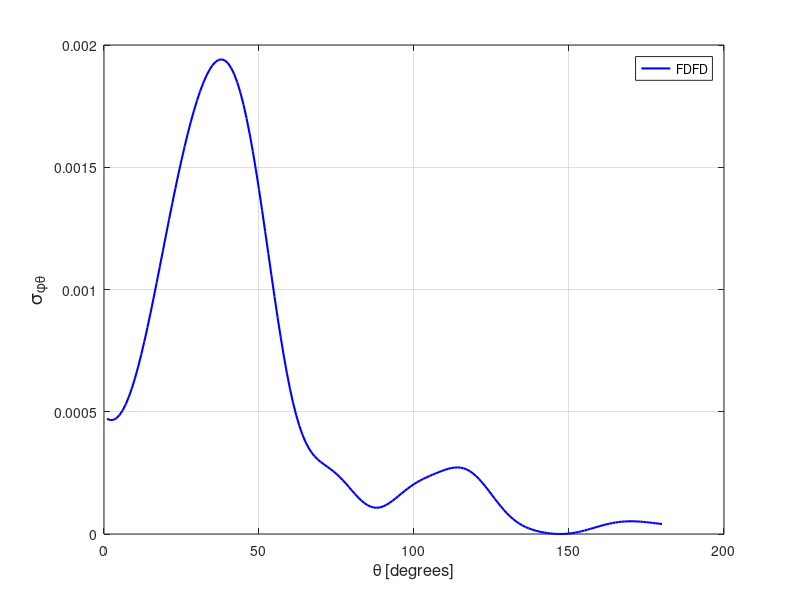

Here is the MATLAB script that generated this plot:
spt = [ 
    1  0.47129518E-03
    2  0.46598483E-03
    3  0.46665195E-03
    4  0.47341315E-03
    5  0.48627765E-03
    6  0.50516904E-03
    7  0.52999222E-03
    8  0.56050264E-03
    9  0.59643755E-03
   10  0.63746289E-03
   11  0.68318908E-03
   12  0.73317799E-03
   13  0.78692776E-03
   14  0.84391865E-03
   15  0.90357510E-03
   16  0.96543989E-03
   17  0.10288907E-02
   18  0.10932891E-02
   19  0.11581894E-02
   20  0.12230611E-02
   21  0.12872934E-02
   22  0.13505222E-02
   23  0.14122386E-02
   24  0.14720839E-02
   25  0.15296639E-02
   26  0.15845820E-02
   27  0.16366794E-02
   28  0.16855675E-02
   29  0.17310455E-02
   30  0.17728468E-02
   31  0.18106966E-02
   32  0.18444280E-02
   33  0.18735799E-02
   34  0.18979877E-02
   35  0.19173560E-02
   36  0.19312864E-02
   37  0.19394099E-02
   38  0.19414079E-02
   39  0.19368504E-02
   40  0.19254033E-02
   41  0.19067042E-02
   42  0.18805971E-02
   43  0.18467394E-02
   44  0.18052532E-02
   45  0.17560509E-02
   46  0.16993853E-02
   47  0.16356641E-02
   48  0.15654750E-02
   49  0.14893637E-02
   50  0.14084536E-02
   51  0.13236651E-02
   52  0.12362291E-02
   53  0.11473978E-02
   54  0.10585117E-02
   55  0.97092544E-03
   56  0.88586559E-03
   57  0.80465997E-03
   58  0.72828232E-03
   59  0.65769977E-03
   60  0.59353840E-03
   61  0.53627999E-03
   62  0.48610684E-03
   63  0.44300541E-03
   64  0.40665959E-03
   65  0.37663296E-03
   66  0.35222070E-03
   67  0.33264677E-03
   68  0.31697072E-03
   69  0.30431550E-03
   70  0.29373294E-03
   71  0.28434044E-03
   72  0.27540285E-03
   73  0.26626149E-03
   74  0.25645513E-03
   75  0.24564637E-03
   76  0.23371037E-03
   77  0.22068599E-03
   78  0.20677899E-03
   79  0.19224788E-03
   80  0.17754540E-03
   81  0.16313352E-03
   82  0.14951192E-03
   83  0.13716011E-03
   84  0.12653782E-03
   85  0.11801362E-03
   86  0.11186639E-03
   87  0.10826645E-03
   88  0.10726170E-03
   89  0.10877683E-03
   90  0.11264662E-03
   91  0.11858040E-03
   92  0.12623672E-03
   93  0.13522017E-03
   94  0.14510918E-03
   95  0.15549532E-03
   96  0.16602174E-03
   97  0.17633580E-03
   98  0.18619362E-03
   99  0.19543177E-03
  100  0.20395854E-03
  101  0.21175772E-03
  102  0.21887296E-03
  103  0.22541433E-03
  104  0.23149449E-03
  105  0.23721025E-03
  106  0.24270351E-03
  107  0.24799167E-03
  108  0.25311779E-03
  109  0.25799431E-03
  110  0.26248285E-03
  111  0.26641932E-03
  112  0.26955397E-03
  113  0.27160189E-03
  114  0.27230949E-03
  115  0.27140844E-03
  116  0.26865694E-03
  117  0.26392497E-03
  118  0.25709791E-03
  119  0.24820148E-03
  120  0.23731164E-03
  121  0.22463218E-03
  122  0.21042394E-03
  123  0.19500154E-03
  124  0.17875333E-03
  125  0.16206343E-03
  126  0.14532490E-03
  127  0.12890324E-03
  128  0.11311950E-03
  129  0.98256562E-04
  130  0.84501939E-04
  131  0.71998380E-04
  132  0.60808328E-04
  133  0.50937368E-04
  134  0.42331929E-04
  135  0.34908368E-04
  136  0.28547234E-04
  137  0.23120167E-04
  138  0.18498324E-04
  139  0.14556682E-04
  140  0.11197577E-04
  141  0.83365976E-05
  142  0.59196959E-05
  143  0.39132374E-05
  144  0.23079629E-05
  145  0.11097746E-05
  146  0.33740338E-06
  147  0.13244127E-07
  148  0.16043067E-06
  149  0.79592490E-06
  150  0.19277170E-05
  151  0.35490493E-05
  152  0.56407862E-05
  153  0.81659437E-05
  154  0.11074711E-04
  155  0.14305788E-04
  156  0.17783985E-04
  157  0.21427870E-04
  158  0.25157655E-04
  159  0.28882876E-04
  160  0.32522865E-04
  161  0.36002759E-04
  162  0.39250212E-04
  163  0.42205607E-04
  164  0.44819073E-04
  165  0.47053363E-04
  166  0.48884282E-04
  167  0.50291015E-04
  168  0.51282965E-04
  169  0.51859381E-04
  170  0.52045310E-04
  171  0.51858995E-04
  172  0.51341405E-04
  173  0.50532333E-04
  174  0.49476977E-04
  175  0.48220438E-04
  176  0.46821257E-04
  177  0.45328241E-04
  178  0.43800101E-04
  179  0.42288648E-04
  180  0.40848929E-04
  181  0.39536550E-04
  182  0.38395730E-04
  183  0.37483020E-04
  184  0.36840825E-04
  185  0.36515179E-04
  186  0.36543741E-04
  187  0.36965619E-04
  188  0.37809645E-04
  189  0.39107399E-04
  190  0.40882907E-04
  191  0.43150048E-04
  192  0.45924815E-04
  193  0.49210397E-04
  194  0.53010914E-04
  195  0.57318881E-04
  196  0.62120074E-04
  197  0.67394649E-04
  198  0.73118143E-04
  199  0.79257748E-04
  200  0.85773900E-04
  201  0.92623821E-04
  202  0.99768287E-04
  203  0.10715979E-03
  204  0.11475177E-03
  205  0.12251145E-03
  206  0.13040607E-03
  207  0.13841181E-03
  208  0.14651642E-03
  209  0.15474361E-03
  210  0.16309648E-03
  211  0.17164501E-03
  212  0.18043212E-03
  213  0.18955121E-03
  214  0.19908631E-03
  215  0.20917405E-03
  216  0.21990022E-03
  217  0.23139313E-03
  218  0.24373404E-03
  219  0.25700856E-03
  220  0.27124913E-03
  221  0.28644002E-03
  222  0.30252768E-03
  223  0.31937801E-03
  224  0.33679174E-03
  225  0.35449880E-03
  226  0.37217452E-03
  227  0.38941111E-03
  228  0.40576365E-03
  229  0.42076872E-03
  230  0.43391838E-03
  231  0.44477897E-03
  232  0.45289294E-03
  233  0.45792820E-03
  234  0.45955926E-03
  235  0.45766233E-03
  236  0.45218275E-03
  237  0.44319048E-03
  238  0.43091734E-03
  239  0.41568637E-03
  240  0.39792564E-03
  241  0.37817378E-03
  242  0.35698796E-03
  243  0.33498043E-03
  244  0.31270977E-03
  245  0.29074008E-03
  246  0.26953974E-03
  247  0.24949646E-03
  248  0.23089719E-03
  249  0.21388635E-03
  250  0.19853945E-03
  251  0.18480147E-03
  252  0.17252911E-03
  253  0.16154182E-03
  254  0.15158128E-03
  255  0.14239202E-03
  256  0.13372338E-03
  257  0.12535320E-03
  258  0.11710512E-03
  259  0.10886385E-03
  260  0.10056831E-03
  261  0.92255897E-04
  262  0.83993225E-04
  263  0.75912707E-04
  264  0.68163667E-04
  265  0.60952763E-04
  266  0.54454566E-04
  267  0.48848327E-04
  268  0.44281944E-04
  269  0.40853396E-04
  270  0.38631206E-04
  271  0.37603924E-04
  272  0.37722773E-04
  273  0.38888636E-04
  274  0.40973209E-04
  275  0.43806107E-04
  276  0.47227226E-04
  277  0.51080318E-04
  278  0.55243232E-04
  279  0.59648159E-04
  280  0.64285166E-04
  281  0.69246889E-04
  282  0.74703996E-04
  283  0.80933860E-04
  284  0.88302950E-04
  285  0.97287055E-04
  286  0.10840606E-03
  287  0.12226471E-03
  288  0.13947727E-03
  289  0.16066822E-03
  290  0.18641721E-03
  291  0.21724605E-03
  292  0.25356023E-03
  293  0.29566346E-03
  294  0.34364834E-03
  295  0.39746665E-03
  296  0.45684085E-03
  297  0.52132609E-03
  298  0.59023435E-03
  299  0.66275243E-03
  300  0.73782878E-03
  301  0.81436971E-03
  302  0.89110574E-03
  303  0.96672936E-03
  304  0.10400222E-02
  305  0.11096549E-02
  306  0.11745155E-02
  307  0.12335179E-02
  308  0.12858572E-02
  309  0.13308761E-02
  310  0.13680593E-02
  311  0.13972911E-02
  312  0.14185775E-02
  313  0.14321927E-02
  314  0.14386100E-02
  315  0.14385170E-02
  316  0.14328131E-02
  317  0.14223289E-02
  318  0.14081534E-02
  319  0.13913934E-02
  320  0.13729894E-02
  321  0.13539502E-02
  322  0.13352527E-02
  323  0.13174873E-02
  324  0.13013823E-02
  325  0.12873936E-02
  326  0.12756961E-02
  327  0.12664335E-02
  328  0.12594817E-02
  329  0.12546108E-02
  330  0.12514715E-02
  331  0.12495199E-02
  332  0.12482017E-02
  333  0.12469101E-02
  334  0.12448864E-02
  335  0.12415616E-02
  336  0.12363381E-02
  337  0.12285931E-02
  338  0.12178597E-02
  339  0.12037704E-02
  340  0.11860408E-02
  341  0.11644873E-02
  342  0.11390643E-02
  343  0.11098393E-02
  344  0.10770495E-02
  345  0.10409204E-02
  346  0.10018934E-02
  347  0.96042344E-03
  348  0.91704121E-03
  349  0.87234826E-03
  350  0.82701939E-03
  351  0.78171841E-03
  352  0.73710241E-03
  353  0.69388724E-03
  354  0.65273198E-03
  355  0.61429065E-03
  356  0.57917682E-03
  357  0.54792647E-03
  358  0.52111136E-03
  359  0.49915584E-03
  360  0.48243621E-03
 ]; 
plot(spt(1:180,1),spt(1:180,2),'b-','linewidth',1.5 ); 
grid on 
legend('FDFD');
xlabel('\theta [degrees]','FontSize',12);
ylabel('\sigma_{\phi\theta}','FontSize',14);
